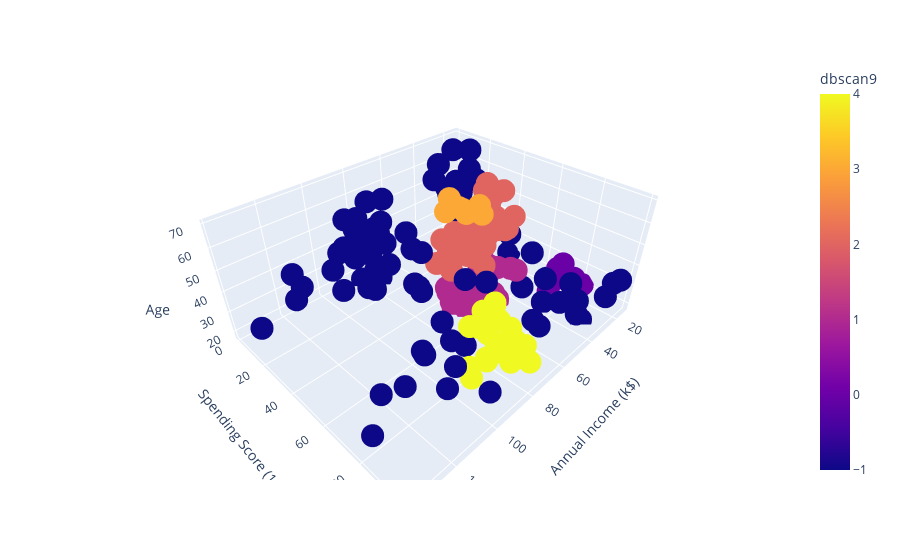

Write notebook code for a chart like this one.
### Code cell
mod = DBSCAN(eps=9, min_samples=5)
mod.fit(dft)
dft["dbscan9"] = mod.labels_

px.scatter_3d(dft,
             x = dft["Annual Income (k$)"],
             y = dft["Spending Score (1-100)"],
             z = dft["Age"],
             color = dft["dbscan9"])

### Figure 1 — Plotly figure (JSON) as saved in the notebook; plotly's stock layout.template omitted (floating-point values rounded to 4 significant figures; data arrays with more than 128 entries replaced by an {"elided": "..."} marker saying what was removed)
{"data": [{"hovertemplate": "Annual Income (k$)=%{x}<br>Spending Score (1-100)=%{y}<br>Age=%{z}<br>dbscan9=%{marker.color}<extra></extra>", "legendgroup": "", "marker": {"color": {"elided": "200 int values"}, "coloraxis": "coloraxis", "symbol": "circle"}, "mode": "markers", "name": "", "scene": "scene", "showlegend": false, "type": "scatter3d", "x": {"elided": "200 int values"}, "y": {"elided": "200 int values"}, "z": {"elided": "200 int values"}}], "layout": {"autosize": true, "coloraxis": {"colorbar": {"title": {"text": "dbscan9"}}, "colorscale": [[0, "#0d0887"], [0.1111, "#46039f"], [0.2222, "#7201a8"], [0.3333, "#9c179e"], [0.4444, "#bd3786"], [0.5556, "#d8576b"], [0.6667, "#ed7953"], [0.7778, "#fb9f3a"], [0.8889, "#fdca26"], [1, "#f0f921"]]}, "legend": {"tracegroupgap": 0}, "margin": {"t": 60}, "scene": {"aspectmode": "auto", "aspectratio": {"x": 1.429, "y": 1.148, "z": 0.6093}, "camera": {"center": {"x": 0, "y": 0, "z": 0}, "eye": {"x": 1.266, "y": 1.266, "z": 1.266}, "projection": {"type": "perspective"}, "up": {"x": 0, "y": 0, "z": 1}}, "domain": {"x": [0, 1], "y": [0, 1]}, "xaxis": {"title": {"text": "Annual Income (k$)"}, "type": "linear"}, "yaxis": {"title": {"text": "Spending Score (1-100)"}, "type": "linear"}, "zaxis": {"title": {"text": "Age"}, "type": "linear"}}}}
